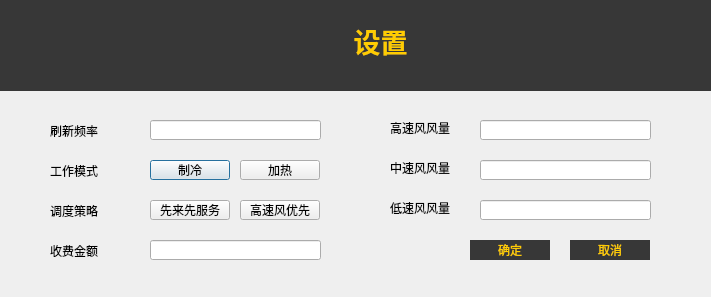
<?xml version="1.0" encoding="UTF-8"?>
<ui version="4.0">
 <class>configDialog</class>
 <widget class="QDialog" name="configDialog">
  <property name="windowModality">
   <enum>Qt::ApplicationModal</enum>
  </property>
  <property name="geometry">
   <rect>
    <x>0</x>
    <y>0</y>
    <width>711</width>
    <height>297</height>
   </rect>
  </property>
  <property name="minimumSize">
   <size>
    <width>711</width>
    <height>297</height>
   </size>
  </property>
  <property name="maximumSize">
   <size>
    <width>711</width>
    <height>297</height>
   </size>
  </property>
  <property name="windowTitle">
   <string>设置</string>
  </property>
  <property name="windowIcon">
   <iconset resource="icons.qrc">
    <normaloff>:/icon/Icon/main.png</normaloff>:/icon/Icon/main.png</iconset>
  </property>
  <widget class="QLineEdit" name="lineEditFreq">
   <property name="geometry">
    <rect>
     <x>150</x>
     <y>120</y>
     <width>171</width>
     <height>20</height>
    </rect>
   </property>
  </widget>
  <widget class="QLabel" name="labelFreq">
   <property name="geometry">
    <rect>
     <x>50</x>
     <y>120</y>
     <width>71</width>
     <height>21</height>
    </rect>
   </property>
   <property name="text">
    <string>刷新频率</string>
   </property>
  </widget>
  <widget class="QLabel" name="labelWorkMode">
   <property name="geometry">
    <rect>
     <x>50</x>
     <y>160</y>
     <width>71</width>
     <height>21</height>
    </rect>
   </property>
   <property name="text">
    <string>工作模式</string>
   </property>
  </widget>
  <widget class="QPushButton" name="buttonCold">
   <property name="geometry">
    <rect>
     <x>150</x>
     <y>160</y>
     <width>80</width>
     <height>20</height>
    </rect>
   </property>
   <property name="text">
    <string>制冷</string>
   </property>
   <property name="checkable">
    <bool>true</bool>
   </property>
   <property name="flat">
    <bool>false</bool>
   </property>
  </widget>
  <widget class="QPushButton" name="buttonHot">
   <property name="geometry">
    <rect>
     <x>240</x>
     <y>160</y>
     <width>80</width>
     <height>20</height>
    </rect>
   </property>
   <property name="text">
    <string>加热</string>
   </property>
   <property name="checkable">
    <bool>true</bool>
   </property>
  </widget>
  <widget class="QPushButton" name="buttonOk">
   <property name="geometry">
    <rect>
     <x>470</x>
     <y>240</y>
     <width>80</width>
     <height>20</height>
    </rect>
   </property>
   <property name="styleSheet">
    <string notr="true">color: rgb(255, 204, 1);
background-color: rgb(55, 55, 55);
border-style: solid</string>
   </property>
   <property name="text">
    <string>确定</string>
   </property>
  </widget>
  <widget class="QPushButton" name="buttonCancel">
   <property name="geometry">
    <rect>
     <x>570</x>
     <y>240</y>
     <width>80</width>
     <height>20</height>
    </rect>
   </property>
   <property name="styleSheet">
    <string notr="true">color: rgb(255, 204, 1);
background-color: rgb(55, 55, 55);
border-style: solid</string>
   </property>
   <property name="text">
    <string>取消</string>
   </property>
  </widget>
  <widget class="QLabel" name="labelStrategy">
   <property name="geometry">
    <rect>
     <x>50</x>
     <y>200</y>
     <width>71</width>
     <height>21</height>
    </rect>
   </property>
   <property name="text">
    <string>调度策略</string>
   </property>
  </widget>
  <widget class="QPushButton" name="buttonFIFS">
   <property name="geometry">
    <rect>
     <x>150</x>
     <y>200</y>
     <width>80</width>
     <height>20</height>
    </rect>
   </property>
   <property name="text">
    <string>先来先服务</string>
   </property>
   <property name="checkable">
    <bool>true</bool>
   </property>
   <property name="flat">
    <bool>false</bool>
   </property>
  </widget>
  <widget class="QPushButton" name="buttonHP">
   <property name="geometry">
    <rect>
     <x>240</x>
     <y>200</y>
     <width>80</width>
     <height>20</height>
    </rect>
   </property>
   <property name="text">
    <string>高速风优先</string>
   </property>
   <property name="checkable">
    <bool>true</bool>
   </property>
  </widget>
  <widget class="QLabel" name="labelCost">
   <property name="geometry">
    <rect>
     <x>50</x>
     <y>240</y>
     <width>71</width>
     <height>21</height>
    </rect>
   </property>
   <property name="text">
    <string>收费金额</string>
   </property>
  </widget>
  <widget class="QLineEdit" name="lineEditCost">
   <property name="geometry">
    <rect>
     <x>150</x>
     <y>240</y>
     <width>171</width>
     <height>20</height>
    </rect>
   </property>
  </widget>
  <widget class="QLabel" name="labelHigh">
   <property name="geometry">
    <rect>
     <x>390</x>
     <y>120</y>
     <width>71</width>
     <height>16</height>
    </rect>
   </property>
   <property name="text">
    <string>高速风风量</string>
   </property>
  </widget>
  <widget class="QLabel" name="labelMedium">
   <property name="geometry">
    <rect>
     <x>390</x>
     <y>160</y>
     <width>71</width>
     <height>16</height>
    </rect>
   </property>
   <property name="text">
    <string>中速风风量</string>
   </property>
  </widget>
  <widget class="QLabel" name="labelLow">
   <property name="geometry">
    <rect>
     <x>390</x>
     <y>200</y>
     <width>71</width>
     <height>16</height>
    </rect>
   </property>
   <property name="text">
    <string>低速风风量</string>
   </property>
  </widget>
  <widget class="QLineEdit" name="lineEditHigh">
   <property name="geometry">
    <rect>
     <x>480</x>
     <y>120</y>
     <width>171</width>
     <height>20</height>
    </rect>
   </property>
  </widget>
  <widget class="QLineEdit" name="lineEditMedium">
   <property name="geometry">
    <rect>
     <x>480</x>
     <y>160</y>
     <width>171</width>
     <height>20</height>
    </rect>
   </property>
  </widget>
  <widget class="QLineEdit" name="lineEditLow">
   <property name="geometry">
    <rect>
     <x>480</x>
     <y>200</y>
     <width>171</width>
     <height>20</height>
    </rect>
   </property>
  </widget>
  <widget class="QLabel" name="label_3">
   <property name="geometry">
    <rect>
     <x>0</x>
     <y>0</y>
     <width>711</width>
     <height>91</height>
    </rect>
   </property>
   <property name="styleSheet">
    <string notr="true">background-color: rgb(55, 55, 55);</string>
   </property>
   <property name="text">
    <string/>
   </property>
  </widget>
  <widget class="QLabel" name="label_5">
   <property name="geometry">
    <rect>
     <x>290</x>
     <y>20</y>
     <width>48</width>
     <height>48</height>
    </rect>
   </property>
   <property name="text">
    <string/>
   </property>
   <property name="pixmap">
    <pixmap resource="icons.qrc">:/icon/Icon/setting_yellow.png</pixmap>
   </property>
  </widget>
  <widget class="QLabel" name="label_4">
   <property name="geometry">
    <rect>
     <x>340</x>
     <y>20</y>
     <width>81</width>
     <height>41</height>
    </rect>
   </property>
   <property name="font">
    <font>
     <family>宋体</family>
     <pointsize>20</pointsize>
     <weight>75</weight>
     <bold>true</bold>
    </font>
   </property>
   <property name="styleSheet">
    <string notr="true">color: rgb(255, 204, 1);</string>
   </property>
   <property name="text">
    <string>设置</string>
   </property>
   <property name="alignment">
    <set>Qt::AlignCenter</set>
   </property>
  </widget>
 </widget>
 <resources>
  <include location="icons.qrc"/>
 </resources>
 <connections/>
</ui>
